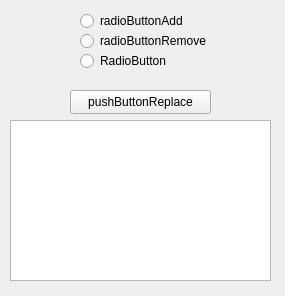
<?xml version="1.0" encoding="UTF-8"?>
<ui version="4.0">
 <class>t3</class>
 <widget class="QWidget" name="t3">
  <property name="geometry">
   <rect>
    <x>0</x>
    <y>0</y>
    <width>285</width>
    <height>296</height>
   </rect>
  </property>
  <property name="windowTitle">
   <string>Form</string>
  </property>
  <widget class="QPushButton" name="pushButtonDoIt">
   <property name="geometry">
    <rect>
     <x>70</x>
     <y>90</y>
     <width>141</width>
     <height>24</height>
    </rect>
   </property>
   <property name="text">
    <string>pushButtonReplace</string>
   </property>
  </widget>
  <widget class="QRadioButton" name="radioButtonAdd">
   <property name="geometry">
    <rect>
     <x>80</x>
     <y>10</y>
     <width>141</width>
     <height>22</height>
    </rect>
   </property>
   <property name="text">
    <string>radioButtonAdd</string>
   </property>
   <attribute name="buttonGroup">
    <string notr="true">buttonGroup</string>
   </attribute>
  </widget>
  <widget class="QRadioButton" name="radioButtonRemove">
   <property name="geometry">
    <rect>
     <x>80</x>
     <y>30</y>
     <width>141</width>
     <height>22</height>
    </rect>
   </property>
   <property name="text">
    <string>radioButtonRemove</string>
   </property>
   <attribute name="buttonGroup">
    <string notr="true">buttonGroup</string>
   </attribute>
  </widget>
  <widget class="QTextEdit" name="outputTextEdit">
   <property name="geometry">
    <rect>
     <x>10</x>
     <y>120</y>
     <width>261</width>
     <height>161</height>
    </rect>
   </property>
  </widget>
  <widget class="QRadioButton" name="radioButtonReplace">
   <property name="geometry">
    <rect>
     <x>80</x>
     <y>50</y>
     <width>91</width>
     <height>22</height>
    </rect>
   </property>
   <property name="text">
    <string>RadioButton</string>
   </property>
   <attribute name="buttonGroup">
    <string notr="true">buttonGroup</string>
   </attribute>
  </widget>
 </widget>
 <resources/>
 <connections/>
 <buttongroups>
  <buttongroup name="buttonGroup">
   <property name="exclusive">
    <bool>true</bool>
   </property>
  </buttongroup>
 </buttongroups>
</ui>
